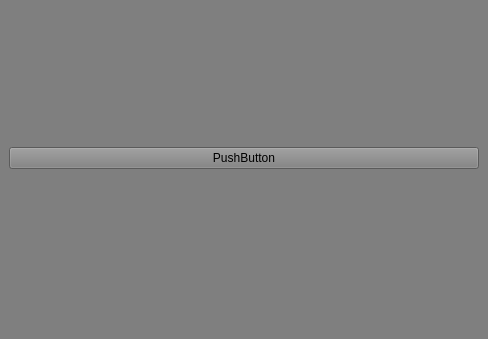
<?xml version="1.0" encoding="UTF-8"?>
<ui version="4.0">
 <class>MainWindow</class>
 <widget class="QMainWindow" name="MainWindow">
  <property name="geometry">
   <rect>
    <x>0</x>
    <y>0</y>
    <width>488</width>
    <height>339</height>
   </rect>
  </property>
  <property name="windowTitle">
   <string>MainWindow</string>
  </property>
  <property name="styleSheet">
   <string notr="true">background-color: rgb(127, 127, 127);</string>
  </property>
  <widget class="QWidget" name="centralwidget">
   <layout class="QVBoxLayout" name="verticalLayout">
    <item>
     <widget class="QPushButton" name="pushButton">
      <property name="text">
       <string>PushButton</string>
      </property>
     </widget>
    </item>
   </layout>
  </widget>
  <widget class="QMenuBar" name="menubar">
   <property name="geometry">
    <rect>
     <x>0</x>
     <y>0</y>
     <width>488</width>
     <height>21</height>
    </rect>
   </property>
  </widget>
  <widget class="QStatusBar" name="statusbar"/>
 </widget>
 <resources/>
 <connections/>
</ui>
